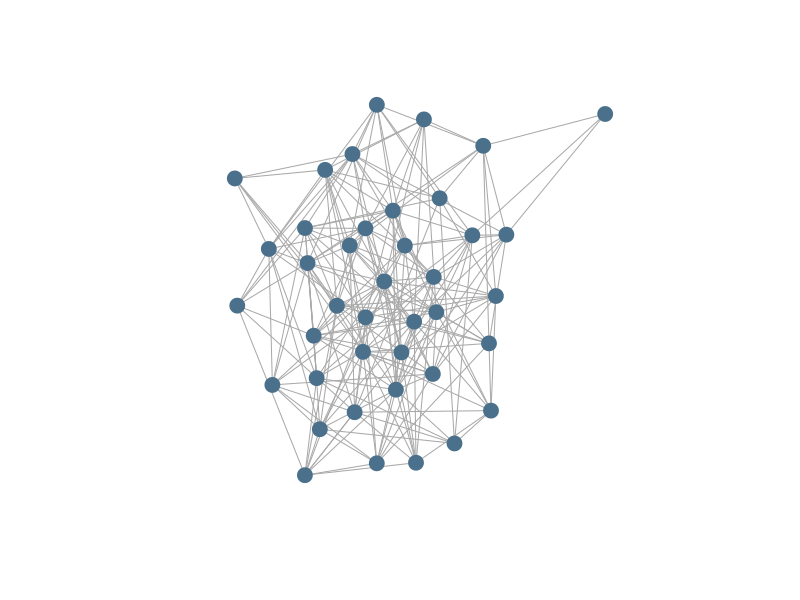

This chart was generated by the following R code:
require(igraph)


g1 <- erdos.renyi.game(
  40,
  0.3,
  type = c("gnp", "gnm"),
  directed = FALSE,
  loops = FALSE
)

plot(g1, 
     vertex.color = "skyblue4", 
     vertex.frame.color = "skyblue4", 
     vertex.size = 8,
     vertex.label = NA)
